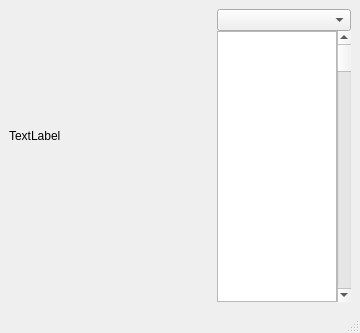
<?xml version="1.0" encoding="UTF-8"?>
<ui version="4.0">
 <class>MainWindow</class>
 <widget class="QMainWindow" name="MainWindow">
  <property name="geometry">
   <rect>
    <x>0</x>
    <y>0</y>
    <width>360</width>
    <height>333</height>
   </rect>
  </property>
  <property name="windowTitle">
   <string>MainWindow</string>
  </property>
  <property name="autoFillBackground">
   <bool>false</bool>
  </property>
  <widget class="QWidget" name="centralwidget">
   <layout class="QHBoxLayout" name="horizontalLayout">
    <item>
     <layout class="QHBoxLayout" name="horizontalLayout_2">
      <property name="spacing">
       <number>0</number>
      </property>
      <item>
       <layout class="QVBoxLayout" name="verticalLayout">
        <item>
         <widget class="QLabel" name="label">
          <property name="sizePolicy">
           <sizepolicy hsizetype="Expanding" vsizetype="Expanding">
            <horstretch>0</horstretch>
            <verstretch>0</verstretch>
           </sizepolicy>
          </property>
          <property name="minimumSize">
           <size>
            <width>128</width>
            <height>128</height>
           </size>
          </property>
          <property name="text">
           <string>TextLabel</string>
          </property>
         </widget>
        </item>
        <item>
         <spacer name="verticalSpacer">
          <property name="orientation">
           <enum>Qt::Vertical</enum>
          </property>
          <property name="sizeType">
           <enum>QSizePolicy::Ignored</enum>
          </property>
          <property name="sizeHint" stdset="0">
           <size>
            <width>20</width>
            <height>40</height>
           </size>
          </property>
         </spacer>
        </item>
       </layout>
      </item>
      <item>
       <spacer name="horizontalSpacer">
        <property name="orientation">
         <enum>Qt::Horizontal</enum>
        </property>
        <property name="sizeType">
         <enum>QSizePolicy::Ignored</enum>
        </property>
        <property name="sizeHint" stdset="0">
         <size>
          <width>40</width>
          <height>20</height>
         </size>
        </property>
       </spacer>
      </item>
      <item>
       <layout class="QVBoxLayout" name="verticalLayout_2">
        <item>
         <widget class="QComboBox" name="comboBox">
          <property name="minimumSize">
           <size>
            <width>128</width>
            <height>0</height>
           </size>
          </property>
         </widget>
        </item>
        <item>
         <layout class="QHBoxLayout" name="horizontalLayout_3">
          <item>
           <widget class="QListWidget" name="listWidget">
            <property name="sizePolicy">
             <sizepolicy hsizetype="Fixed" vsizetype="Preferred">
              <horstretch>0</horstretch>
              <verstretch>0</verstretch>
             </sizepolicy>
            </property>
            <property name="maximumSize">
             <size>
              <width>120</width>
              <height>16777215</height>
             </size>
            </property>
           </widget>
          </item>
          <item>
           <widget class="QScrollBar" name="verticalScrollBar">
            <property name="orientation">
             <enum>Qt::Vertical</enum>
            </property>
           </widget>
          </item>
         </layout>
        </item>
       </layout>
      </item>
     </layout>
    </item>
   </layout>
  </widget>
  <widget class="QStatusBar" name="statusbar"/>
 </widget>
 <resources/>
 <connections/>
</ui>
